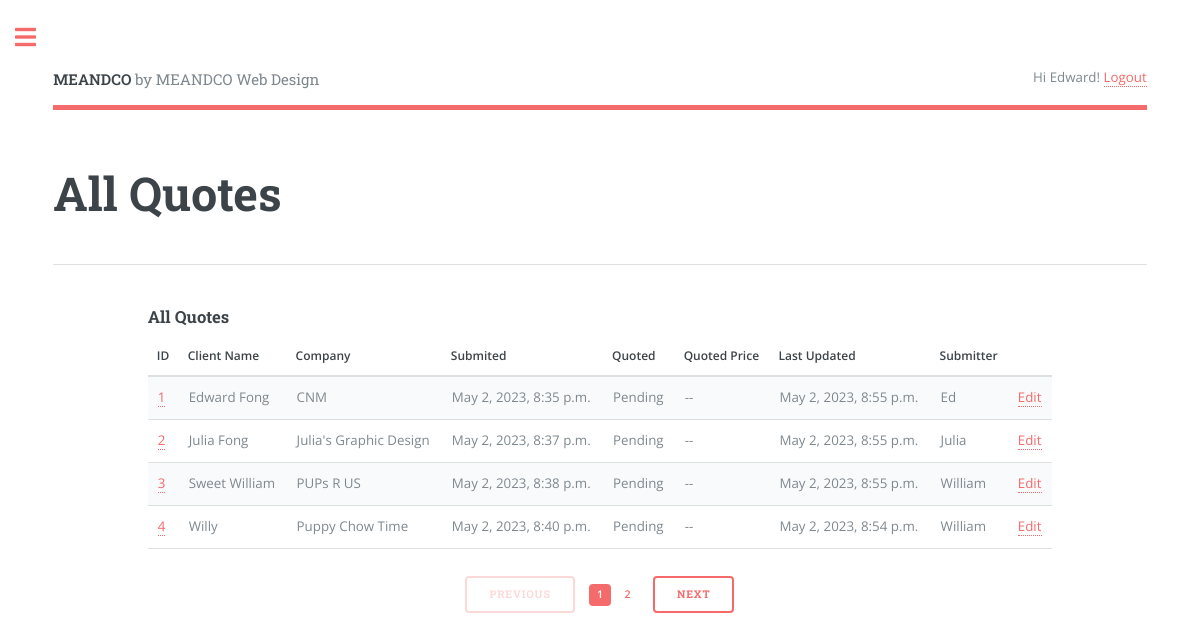
Page /quotes/ (signed in) on the committed database.
### quote/models.py (models this page shows, shortened)
class Quote(models.Model):
    class Status(models.TextChoices):
        NEWSITE = 'New Site'
        EXISTING = 'Existing Site'
    class Quoted(models.TextChoices):
        PENDING = 'Pending'
        REVIEWING = 'Reviewing'
        APPROVED = 'Approved'
    class Priority(models.TextChoices):
        URGENT  = 'UG', _('Urgent - 1 to week or less')
        NORMAL  = 'NM', _('Normal - 2 to 4 weeks')
        LOW     = 'LW', _('Low - Still Researching')
    name = models.CharField(max_length=250)
    requester = models.ForeignKey(User,
                                  on_delete=models.CASCADE, related_name='quotes')
    position = models.CharField(max_length=250, null=True,
                                blank=True)
    company = models.CharField(max_length=250, null=True,
                               blank=True)
    address = models.CharField(max_length=250, null=True,
                               blank=True)
    phone = models.CharField(max_length=30)
    email = models.EmailField(max_length=250)
    web_address = models.CharField(max_length=250, null=True,
                                   blank=True)
    description = models.TextField()
    created = models.DateTimeField(auto_now_add=True)
    updated = models.DateTimeField(auto_now=True)
    stat = models.CharField(max_length=20,
                              choices=Status.choices,
                              default=Status.NEWSITE)
    quoted = models.CharField(max_length=20,
                              choices=Quoted.choices,
                              default=Quoted.PENDING)
    priority = models.CharField(max_length=2,
                                choices=Priority.choices,
                                default=Priority.NORMAL)
    quoted_price = models.DecimalField(max_digits=250,decimal_places=2,
                                    null=True, blank=True)
    jobfile = models.FileField(upload_to="jobfiles/", null=True, blank=True)
    class Meta:
        ordering = ['created']
        indexes = [
            models.Index(fields=['created'])
        ]

### quote/views.py (the view)
# urls.py: path('quotes/', views.quotes_list, name='quotes_list'),
@login_required(login_url='login')
def quotes_list(request):
    if request.user.is_superuser or is_in_testing_group(request):
        quotes = Quote.objects.all()
    else:
        quotes =  Quote.objects.filter(requester=request.user)
    paginator = Paginator(quotes, 4)
    page_number = request.GET.get('page', 1)
    page_range = paginator.get_elided_page_range(number=page_number)
    try:
        quotes = paginator.page(page_number)
    except PageNotAnInteger:
        quotes = paginator.page(1)
    except EmptyPage:
        quotes = paginator.page(paginator.num_pages)
    context = {'quotes':quotes,'quotes':quotes}
    return render(request, 'quote/quotes_list.html', context)

### quote/templates/quote/quotes_list.html (shortened to what this page needs)
{% extends "base.html" %}
{% block header %}All Quotes{% endblock %}
{% block content %}
  <h3>All Quotes</h3>
  {% load quote_extras %}
    <div class="table-wrapper">
        <table>
            <thead>
            <tr>
                <th>ID</th>
                <th>Client Name</th>
                <th>Company</th>
                <th>Submited</th>
                <th>Quoted</th>
                <th>Quoted Price</th>
                <th>Last Updated</th>
                <th>Submitter</th>
                {% if request.user.is_superuser or user.get_username == "sampleadminuser" or request.user|is_in_testing_group %}<th></th>{% endif %}
            </tr>
            </thead>
            <tbody>
            {% if quotes %}
            {% for q in quotes %}
                <tr>
                    <td><a href="{% url 'quote_detail' q.id %}">{{ q.id }}</a></td>
                    <td>{{ q.name }}</td>
                    <td>{{ q.company }} </td>
                    <td>{{ q.created }}</td>
                    <td>{{ q.quoted }}</td>
                    <td>{% if q.quoted_price  %}{{ q.quoted_price }} {% else %}--{% endif %}</td>
                    <td>{{ q.updated }}</td>
                    <td>{{ q.requester | title }}</td>
                    {% if request.user.is_superuser or user.get_username == "sampleadminuser" or request.user|is_in_testing_group %}<td><a href="{% url 'quote_edit' q.id %}">Edit</a></td>{% endif %}
                </tr>
            {% endfor %}
            {% endif %}
          </tbody>
        </table>
        {% if quotes %}{% include 'pagination.html' with page=quotes %}{% endif %}
     </div>
{% endblock %}

### templates/base.html (shortened to what this page needs)
{% load static %}
<!DOCTYPE html>
<html lang="en">
<head>
    <link href="{% static 'assets/css/main.css' %}" rel="stylesheet">
    <link rel="stylesheet" href="{% static 'assets/css/fontawesome-all.min.css' %}" />
</head>
<body>
    <body class="is-preload">
        <div id="wrapper">
            <div id="main">
              <div class="inner">
                  <header id="header">
                    <a href="{% url 'home' %}" class="logo"><strong>MEANDCO</strong> by MEANDCO Web Design</a>
                    <ul class="icons">
                      {% if request.user.is_authenticated %}
                      Hi {{ request.user.first_name|default:request.user.username|title }}! <a href="{% url 'logout' %}">Logout</a>
                      {% else %}
                      Not logged in. <a href="{% url 'login' %}">Log-in</a>
                      {% endif %}
                    </ul>
                  </header>
                  <section>
                    <header class="main">
                      <h1>{% block header %}{% endblock header %}</h1>
                    </header>
                    <hr class="major" />
                      <div class="row gtr-200">
                        <div class="col-1 col-12-medium">
                        </div>
                          <div class="col-10 col-12-medium">
                          {% block content %}
                          {% endblock %}
                        </div>
                      </div>
                  </section>
              </div>
            </div>
        </div>
</body>
</html>

### rows in the picture
Quote: id "1", name "Edward Fong", company "CNM", created "May 2, 2023, 8:35 p.m.", quoted "Pending", updated "May 2, 2023, 8:55 p.m.", requester "Ed"
Quote: id "2", name "Julia Fong", company "Julia's Graphic Design", created "May 2, 2023, 8:37 p.m.", quoted "Pending", updated "May 2, 2023, 8:55 p.m.", requester "Julia"
Quote: id "3", name "Sweet William", company "PUPs R US", created "May 2, 2023, 8:38 p.m.", quoted "Pending", updated "May 2, 2023, 8:55 p.m.", requester "William"
Quote: id "4", name "Willy", company "Puppy Chow Time", created "May 2, 2023, 8:40 p.m.", quoted "Pending", updated "May 2, 2023, 8:54 p.m.", requester "William"

### other values in the picture
{{ request.user.first_name|default:request.user.username|title }} "Edward"
{{ i }} "1"
{{ i }} "2"
